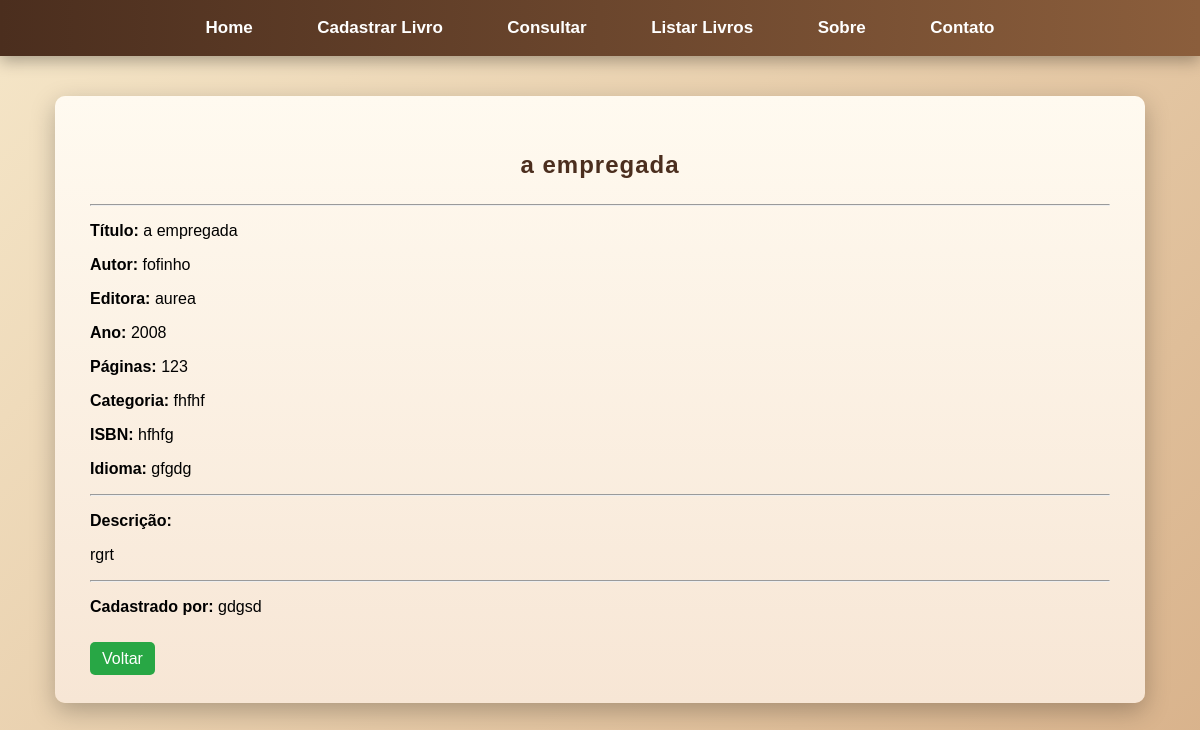
/detalhes/4/, run on the app's committed database.
### home/models.py (models this page shows, shortened)
class Livro(models.Model):
    titulo = models.CharField(max_length=100)
    autor = models.CharField(max_length=100)
    editora = models.CharField(max_length=100)
    ano = models.IntegerField()
    paginas = models.IntegerField()
    categoria = models.CharField(max_length=50)
    isbn = models.CharField(max_length=20)
    idioma = models.CharField(max_length=30)
    descricao = models.TextField()
    cadastrado_por = models.CharField(max_length=100)

### home/views.py (the view)
# urls.py: path('detalhes/<int:id>/', views.detalhes, name='detalhes'),
def detalhes(request, id):
    livro = get_object_or_404(Livro, id=id)
    return render(request, 'detalhes.html', {'livro': livro})

### home/templates/detalhes.html (shortened to what this page needs)
{% extends 'base.html' %}
{% block content %}
<h2>{{ livro.titulo }}</h2>
<hr>
<p><strong>Título:</strong> {{ livro.titulo }}</p>
<p><strong>Autor:</strong> {{ livro.autor }}</p>
<p><strong>Editora:</strong> {{ livro.editora }}</p>
<p><strong>Ano:</strong> {{ livro.ano }}</p>
<p><strong>Páginas:</strong> {{ livro.paginas }}</p>
<p><strong>Categoria:</strong> {{ livro.categoria }}</p>
<p><strong>ISBN:</strong> {{ livro.isbn }}</p>
<p><strong>Idioma:</strong> {{ livro.idioma }}</p>
<hr>
<p><strong>Descrição:</strong></p>
<p>{{ livro.descricao }}</p>
<hr>
<p><strong>Cadastrado por:</strong> {{ livro.cadastrado_por }}</p>
<br>
<a href="{% url 'listar' %}" class="btn-detalhes">Voltar</a>
{% endblock %}

### home/static/css/style.css (style rules this page uses)
body { font-family: 'Poppins', Arial, sans-serif; background: linear-gradient(135deg,#f5e6c8,#d9b38c); margin:0; padding:0; animation: fadeIn 1s ease; }
h1,h2 { color:#4b2e1e; text-align:center; margin-bottom:25px; letter-spacing:1px; }
.btn-detalhes { background-color: #28a745; color: white; padding: 8px 12px; border-radius: 5px; text-decoration: none; margin-right: 10px; transition: 0.3s; }

### data on the page
Livro: titulo "a empregada", autor "fofinho", editora "aurea", ano "2008", paginas "123", categoria "fhfhf", isbn "hfhfg", idioma "gfgdg", descricao "rgrt", cadastrado_por "gdgsd"
